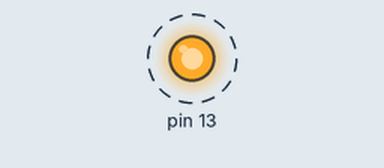
Bench run of a program on a simulated Arduino Uno, built with avr-gcc and run on an emulated ATmega328P. Shown: output pins drawn as LEDs (lit = HIGH). Dashed ring = blinking.

Above: at 0.4 s.
Timing chart, 0 to 4.3 s (numbered marks = the images above):
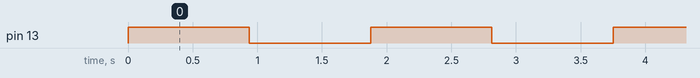

The program:

main.c
```c
#include <stdint.h>

#define PORTD       (0x0B)
#define DDRD        (0x0A)
#define PIND        (0x09)

#define PORTC       (0x08)
#define DDRC        (0x07)
#define PINC        (0x06)

#define PORTB       (0x05)
#define DDRB        (0x04)
#define PINB        (0x03)

#define HWREG(addr) (*((volatile uint8_t *) (addr)))

#define IO_OFFSET   (0x20)

#define LED_PIN     (5) // PB5

void delay_ms(int ms) {
    for(int i = 0; i < ms; i++) {
        for(int j = 0; j < 3000; j++) {
            asm("NOP");
        }
    }
}

int main() {
    HWREG(DDRB + IO_OFFSET) |= (1U << LED_PIN);

    while(1) {
        HWREG(PORTB + IO_OFFSET) |= (1U << LED_PIN);
        delay_ms(1000);
        HWREG(PORTB + IO_OFFSET) &= ~(1U << LED_PIN);
        delay_ms(1000);
    }
}
```

Measured:
- by itself, pin 13: alternates HIGH for 0.94 s and LOW for 0.94 s
